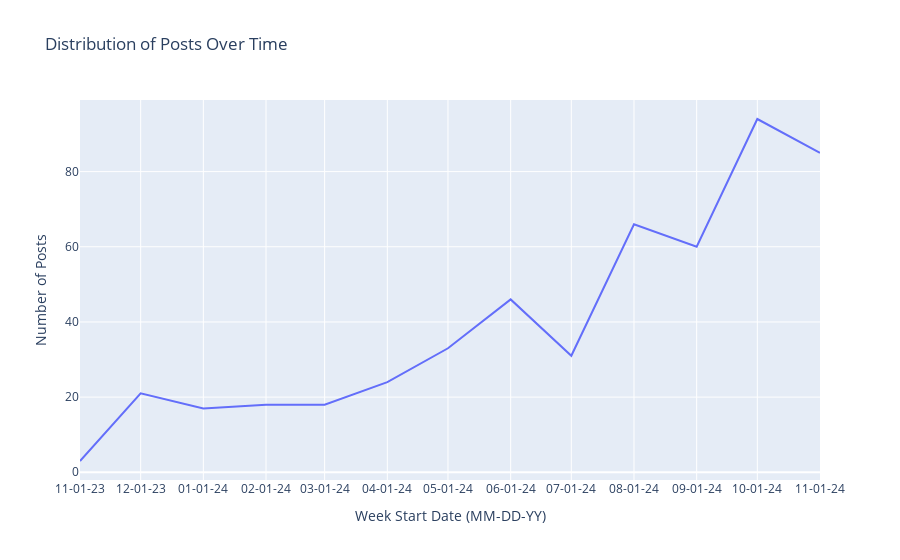
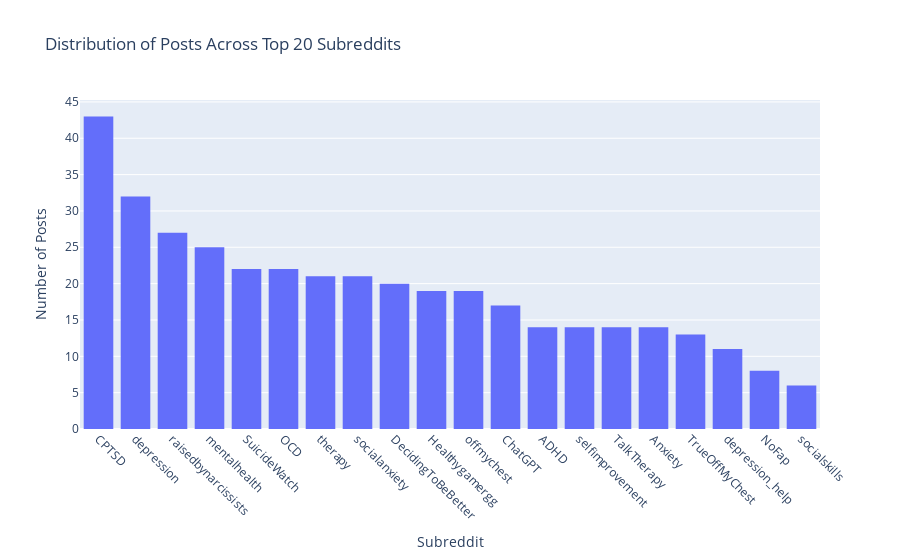
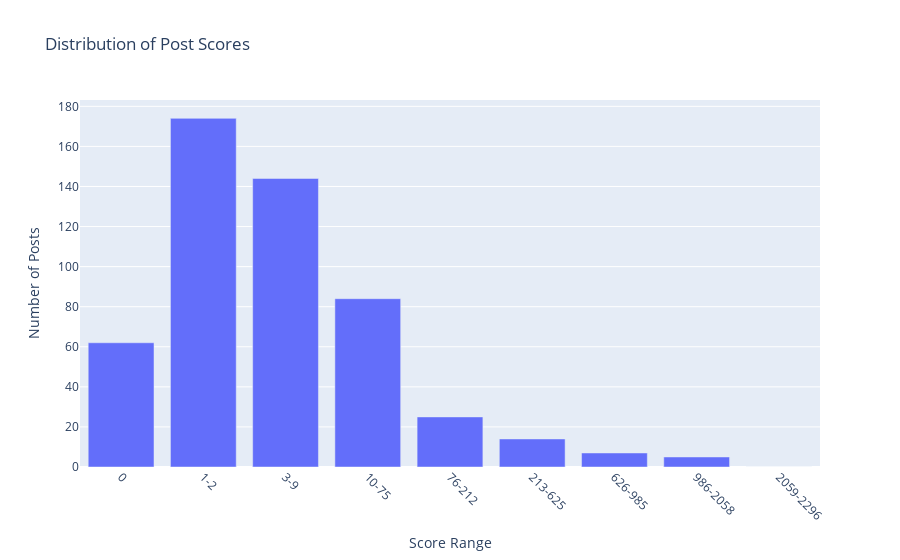
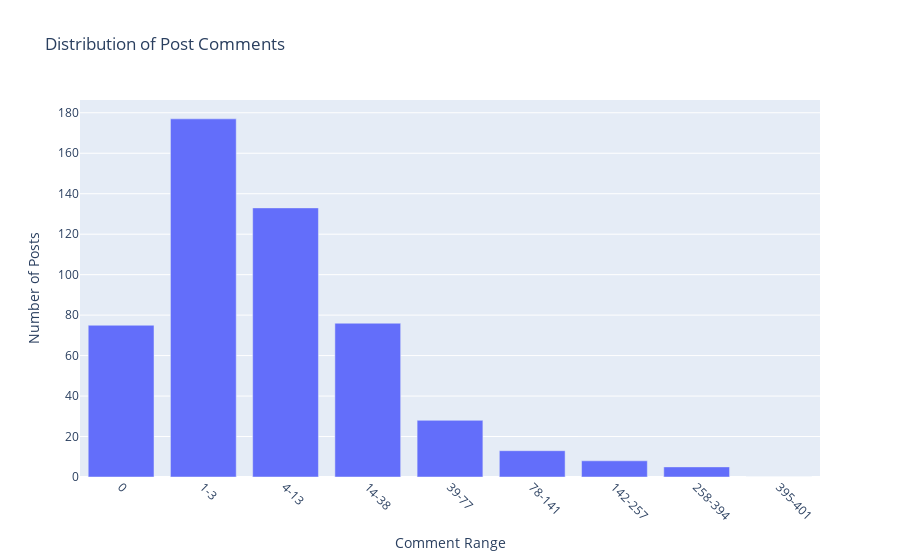

Notebook source saved alongside these figures, in order:
### Code cell
# Distribution of posts over time
posts_over_time = pd.to_datetime(samples['created_utc']).dt.to_period('M').value_counts().sort_index()
fig1 = px.line(x=posts_over_time.index.astype(str), y=posts_over_time.values, 
                title='Distribution of Posts Over Time', labels={'x': 'Week Start Date (MM-DD-YY)', 'y': 'Number of Posts'})
fig1.update_xaxes(tickvals=posts_over_time.index.astype(str), ticktext=posts_over_time.index.start_time.strftime('%m-%d-%y'))
fig1.show()

# Simple histogram of subreddit counts using plotly express, sorted by frequency, showing top 20
subreddit_counts = samples['subreddit'].value_counts().head(20)
fig = px.histogram(
    samples[samples['subreddit'].isin(subreddit_counts.index)], 
    x='subreddit',
    title='Distribution of Posts Across Top 20 Subreddits',
    category_orders={"subreddit": subreddit_counts.index}
)
fig.update_layout(
    xaxis_title="Subreddit",
    yaxis_title="Number of Posts", 
    xaxis_tickangle=45
)
fig.show()

# Plot score distribution
plot_distribution(samples, 'score', 'Distribution of Post Scores', 'Score Range', save=False)

# Plot comment distribution 
plot_distribution(samples, 'num_comments', 'Distribution of Post Comments', 'Comment Range', save=False)

### Figure 1 — Plotly figure (JSON) as saved in the notebook; plotly's stock layout.template omitted (floating-point values rounded to 4 significant figures)
{"data": [{"hovertemplate": "Week Start Date (MM-DD-YY)=%{x}<br>Number of Posts=%{y}<extra></extra>", "legendgroup": "", "line": {"color": "#636efa", "dash": "solid"}, "marker": {"symbol": "circle"}, "mode": "lines", "name": "", "orientation": "v", "showlegend": false, "type": "scatter", "x": ["2023-11", "2023-12", "2024-01", "2024-02", "2024-03", "2024-04", "2024-05", "2024-06", "2024-07", "2024-08", "2024-09", "2024-10", "2024-11"], "xaxis": "x", "y": [3, 21, 17, 18, 18, 24, 33, 46, 31, 66, 60, 94, 85], "yaxis": "y"}], "layout": {"legend": {"tracegroupgap": 0}, "title": {"text": "Distribution of Posts Over Time"}, "xaxis": {"anchor": "y", "domain": [0, 1], "ticktext": ["11-01-23", "12-01-23", "01-01-24", "02-01-24", "03-01-24", "04-01-24", "05-01-24", "06-01-24", "07-01-24", "08-01-24", "09-01-24", "10-01-24", "11-01-24"], "tickvals": ["2023-11", "2023-12", "2024-01", "2024-02", "2024-03", "2024-04", "2024-05", "2024-06", "2024-07", "2024-08", "2024-09", "2024-10", "2024-11"], "title": {"text": "Week Start Date (MM-DD-YY)"}}, "yaxis": {"anchor": "x", "domain": [0, 1], "title": {"text": "Number of Posts"}}}}

### Figure 2 — Plotly figure (JSON) as saved in the notebook; plotly's stock layout.template omitted (floating-point values rounded to 4 significant figures; data arrays with more than 128 entries replaced by an {"elided": "..."} marker saying what was removed)
{"data": [{"alignmentgroup": "True", "bingroup": "x", "hovertemplate": "subreddit=%{x}<br>count=%{y}<extra></extra>", "legendgroup": "", "marker": {"color": "#636efa", "pattern": {"shape": ""}}, "name": "", "offsetgroup": "", "orientation": "v", "showlegend": false, "type": "histogram", "x": {"elided": "382 str values"}, "xaxis": "x", "yaxis": "y"}], "layout": {"barmode": "relative", "legend": {"tracegroupgap": 0}, "title": {"text": "Distribution of Posts Across Top 20 Subreddits"}, "xaxis": {"anchor": "y", "categoryarray": ["CPTSD", "depression", "raisedbynarcissists", "mentalhealth", "SuicideWatch", "OCD", "therapy", "socialanxiety", "DecidingToBeBetter", "Healthygamergg", "offmychest", "ChatGPT", "ADHD", "selfimprovement", "TalkTherapy", "Anxiety", "TrueOffMyChest", "depression_help", "NoFap", "socialskills"], "categoryorder": "array", "domain": [0, 1], "tickangle": 45, "title": {"text": "Subreddit"}}, "yaxis": {"anchor": "x", "domain": [0, 1], "title": {"text": "Number of Posts"}}}}

### Figure 3 — Plotly figure (JSON) as saved in the notebook; plotly's stock layout.template omitted (floating-point values rounded to 4 significant figures)
{"data": [{"alignmentgroup": "True", "hovertemplate": "Score Range=%{x}<br>Number of Posts=%{y}<extra></extra>", "legendgroup": "", "marker": {"color": "#636efa", "pattern": {"shape": ""}}, "name": "", "offsetgroup": "", "orientation": "v", "showlegend": false, "textposition": "auto", "type": "bar", "x": ["0", "1-2", "3-9", "10-75", "76-212", "213-625", "626-985", "986-2058", "2059-2296"], "xaxis": "x", "y": [62, 174, 144, 84, 25, 14, 7, 5, 0], "yaxis": "y"}], "layout": {"bargap": 0.2, "barmode": "relative", "legend": {"tracegroupgap": 0}, "title": {"text": "Distribution of Post Scores"}, "xaxis": {"anchor": "y", "domain": [0, 1], "tickangle": 45, "title": {"text": "Score Range"}}, "yaxis": {"anchor": "x", "domain": [0, 1], "title": {"text": "Number of Posts"}}}}

### Figure 4 — Plotly figure (JSON) as saved in the notebook; plotly's stock layout.template omitted (floating-point values rounded to 4 significant figures)
{"data": [{"alignmentgroup": "True", "hovertemplate": "Comment Range=%{x}<br>Number of Posts=%{y}<extra></extra>", "legendgroup": "", "marker": {"color": "#636efa", "pattern": {"shape": ""}}, "name": "", "offsetgroup": "", "orientation": "v", "showlegend": false, "textposition": "auto", "type": "bar", "x": ["0", "1-3", "4-13", "14-38", "39-77", "78-141", "142-257", "258-394", "395-401"], "xaxis": "x", "y": [75, 177, 133, 76, 28, 13, 8, 5, 0], "yaxis": "y"}], "layout": {"bargap": 0.2, "barmode": "relative", "legend": {"tracegroupgap": 0}, "title": {"text": "Distribution of Post Comments"}, "xaxis": {"anchor": "y", "domain": [0, 1], "tickangle": 45, "title": {"text": "Comment Range"}}, "yaxis": {"anchor": "x", "domain": [0, 1], "title": {"text": "Number of Posts"}}}}
